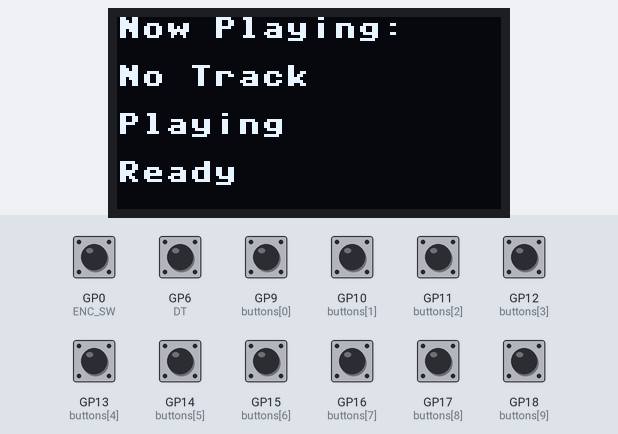
A program run on a simulated Raspberry Pi Pico running MicroPython. On the bench: 128×64 one-colour display. Inputs (shaded band) come from the test bench; at power-on: GP0 (ENC_SW), GP6 (DT), GP9 (buttons[0]), GP10 (buttons[1]), GP11 (buttons[2]), GP12 (buttons[3]), GP13 (buttons[4]), GP14 (buttons[5]), GP15 (buttons[6]), GP16 (buttons[7]), GP17 (buttons[8]), GP18 (buttons[9]) HIGH. What the program prints to the serial console is not drawn.

Above: at 1.2 s.
1.3 s: GP0 (ENC_SW) pulled LOW for 0.15 s
At 2.4 s:
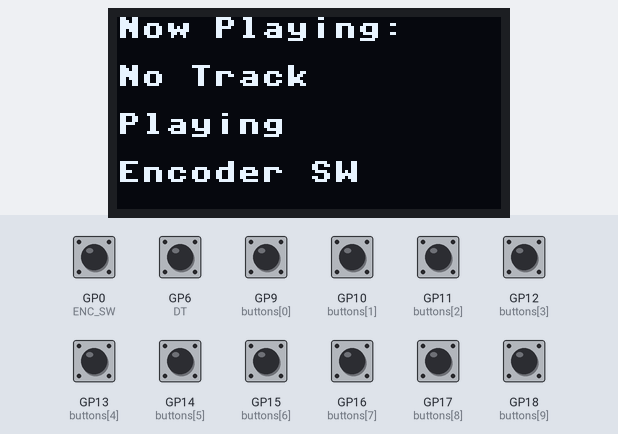
2.9 s: GP9 (buttons[0]) pulled LOW for 0.15 s
At 3.6 s:
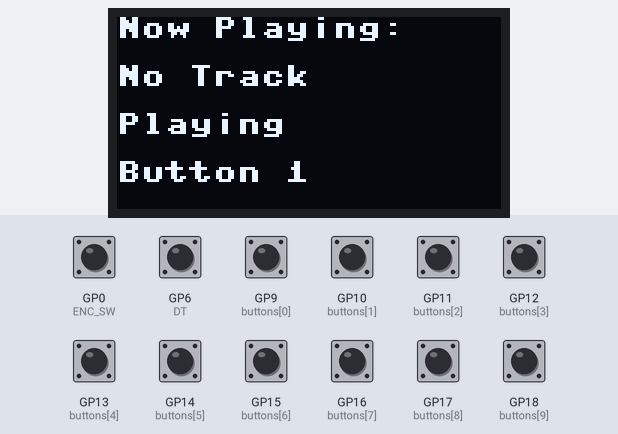
4.5 s: GP10 (buttons[1]) pulled LOW for 0.15 s
At 5.7 s:
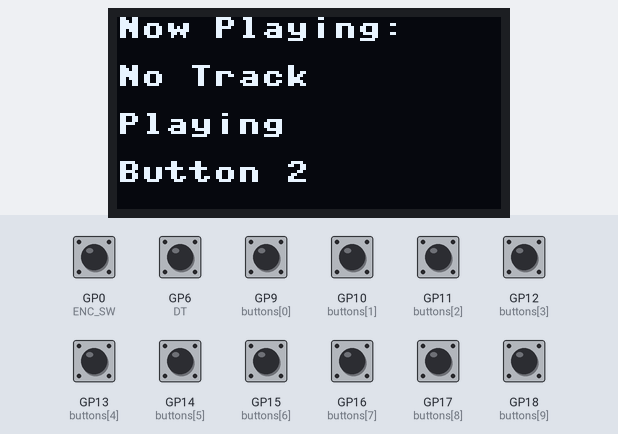
6.1 s: GP11 (buttons[2]) pulled LOW for 0.15 s
7.7 s: GP12 (buttons[3]) pulled LOW for 0.15 s
At 8.5 s:
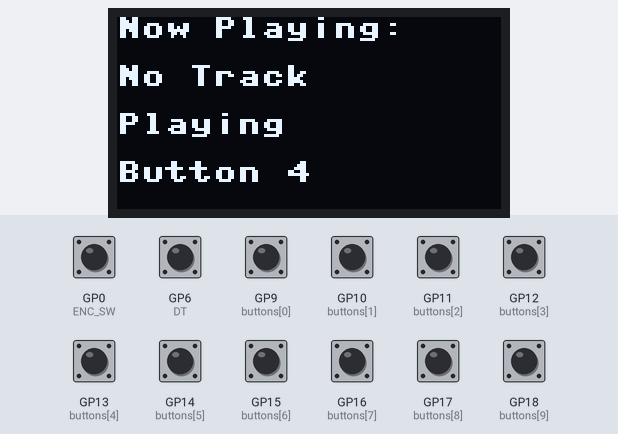
9.3 s: GP13 (buttons[4]) pulled LOW for 0.15 s
At 9.6 s:
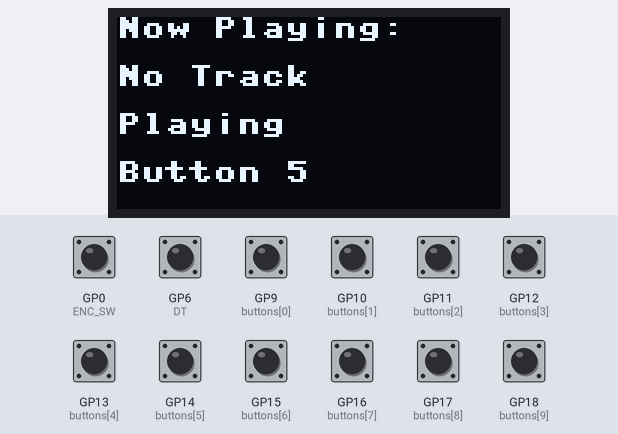
Timing chart, 0 to 11.9 s (numbered marks = the images above; inputs shaded):
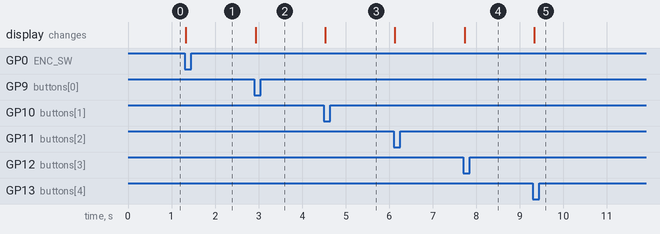

The program:

main_a36ca87.py
```python
from machine import Pin, I2C
import framebuf
import time
import sys

# ============================================================
# OLED
# ============================================================

I2C_SDA = 20
I2C_SCL = 21
OLED_ADDR = 0x3C

WIDTH = 128
HEIGHT = 64

i2c = I2C(
    0,
    sda=Pin(I2C_SDA),
    scl=Pin(I2C_SCL),
    freq=400000
)

buf = bytearray(WIDTH * HEIGHT // 8)

oled = framebuf.FrameBuffer(
    buf,
    WIDTH,
    HEIGHT,
    framebuf.MONO_VLSB
)


def oled_cmd(c):
    i2c.writeto(OLED_ADDR, bytes([0x00, c]))


def oled_data(d):
    i2c.writeto(OLED_ADDR, bytes([0x40]) + d)


for c in (
    0xAE,
    0xD5, 0x80,
    0xA8, 0x3F,
    0xD3, 0x00,
    0x40,
    0xAD, 0x8B,
    0xA1,
    0xC8,
    0xDA, 0x12,
    0x81, 0xFF,
    0xD9, 0x1F,
    0xDB, 0x40,
    0xA4,
    0xA6,
    0xAF
):
    oled_cmd(c)


def oled_show():
    for page in range(8):
        oled_cmd(0xB0 + page)
        oled_cmd(0x02)
        oled_cmd(0x10)

        start = page * 128
        oled_data(buf[start:start + 128])


def clear():
    oled.fill(0)


# ============================================================
# SERIAL COMMUNICATION
# ============================================================

current_track = "No Track"
current_artist = "Playing"
current_app = ""
serial_buffer = ""


def parse_serial_message(line):
    """
    Parse serial message from PC bridge
    Format: TRACK|song name|artist name|app name
    """
    global current_track, current_artist, current_app

    if line.startswith("TRACK|"):
        parts = line.split("|")
        if len(parts) >= 3:
            current_track = parts[1]
            current_artist = parts[2]
            current_app = parts[3] if len(parts) >= 4 else ""
            return True

    return False


def check_serial_input():
    """
    Check for serial input from USB CDC
    Non-blocking: read one character at a time
    """
    global serial_buffer

    try:
        if sys.stdin.any():
            # Read one character at a time to avoid blocking
            char = sys.stdin.read(1)
            if char:
                serial_buffer += char
                # Process all complete lines
                while '\n' in serial_buffer:
                    line, serial_buffer = serial_buffer.split('\n', 1)
                    line = line.strip()
                    if line and parse_serial_message(line):
                        show_screen()
    except Exception:
        pass


# ============================================================
# HARDWARE
# ============================================================

DT = Pin(6, Pin.IN, Pin.PULL_UP)
CLK = Pin(7, Pin.IN, Pin.PULL_UP)
ENC_SW = Pin(0, Pin.IN, Pin.PULL_UP)

BUTTON_PINS = [
    9, 10, 11, 12, 13,
    14, 15, 16, 17, 18
]

buttons = [
    Pin(pin, Pin.IN, Pin.PULL_UP)
    for pin in BUTTON_PINS
]


# ============================================================
# CALIBRATED ENCODER
# ============================================================

TRANSITIONS = {
    0: {1: -1, 2: 1},
    1: {3: -1, 0: 1},
    3: {2: -1, 1: 1},
    2: {0: -1, 3: 1},
}

last_state = (CLK.value() << 1) | DT.value()

encoder_count = 0
encoder_position = 0


# ============================================================
# DISPLAY
# ============================================================

event = "Ready"


def show_screen():
    clear()

    oled.text("Now Playing:", 0, 0)

    oled.text(current_track, 0, 16)
    oled.text(current_artist, 0, 32)

    if current_app:
        oled.text(f"[{current_app}]", 0, 48)
        oled.text(event, 0, 56)
    else:
        oled.text(event, 0, 48)

    oled_show()


# Initial screen
show_screen()


# ============================================================
# MAIN LOOP
# ============================================================

last_button_states = [1] * 10
last_sw = 1

while True:

    # --------------------------------------------------------
    # SERIAL INPUT
    # --------------------------------------------------------

    check_serial_input()

    # --------------------------------------------------------
    # ENCODER
    # --------------------------------------------------------

    current_state = (CLK.value() << 1) | DT.value()

    if current_state != last_state:

        movement = TRANSITIONS.get(
            last_state,
            {}
        ).get(
            current_state,
            0
        )

        if movement != 0:

            encoder_count += movement

            if encoder_count >= 2:

                encoder_position += 1
                encoder_count = 0

                event = "Encoder: CW"

                print(
                    "Encoder CW | Position:",
                    encoder_position
                )

                show_screen()

            elif encoder_count <= -2:

                encoder_position -= 1
                encoder_count = 0

                event = "Encoder: CCW"

                print(
                    "Encoder CCW | Position:",
                    encoder_position
                )

                show_screen()

        last_state = current_state


    # --------------------------------------------------------
    # 10 BUTTONS
    # --------------------------------------------------------

    for i in range(10):

        state = buttons[i].value()

        if state == 0 and last_button_states[i] == 1:

            event = "Button " + str(i + 1)

            print("Button", i + 1, "pressed")

            show_screen()

        last_button_states[i] = state


    # --------------------------------------------------------
    # ENCODER PUSH BUTTON
    # --------------------------------------------------------

    sw = ENC_SW.value()

    if sw == 0 and last_sw == 1:

        event = "Encoder SW"

        print("Encoder switch pressed")

        show_screen()

    last_sw = sw

    time.sleep_ms(2)
```

Measured:
- after the input at 1.3 s, the display: changes at once (image 1)
- after the input at 2.9 s, the display: changes at once (image 2)
- after the input at 4.5 s, the display: changes at once (image 3)
- after the input at 7.7 s, the display: changes at once (image 4)
- after the input at 9.3 s, the display: changes at once (image 5)
